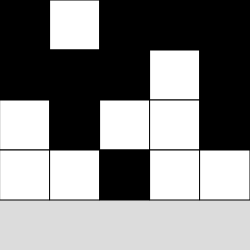
Frame 1 (no input)
Frame 60 (no input): identical to frame 1, image omitted
Frame 120 (the mouse pressed at the canvas centre since frame 60): identical to frame 1, image omitted

The p5.js sketch that drew this single still picture (run headless with seeded random() and noise() and a simulated clock; from frame 60 on, the mouse is pressed at the canvas centre):

// p5.js sketch
// ── sketch.js
// Project Title
// Your Name
// Date
//
// Extra for Experts:
// - describe what you did to take this project "above and beyond"

let squareSize = 50;
const NUM_ROWS =  4; const NUM_COLS = 5;

let grid =
[[0,    255, 0, 0, 0],
 [0,     0,   0,   255,   0], 
 [255,   0,  255,  255,  0], 
 [255, 255, 0, 255, 255]
];

let row,col;

function setup() {
  createCanvas(NUM_COLS * squareSize, NUM_COLS * squareSize);
}

function draw() {
  background(220);
  drawGrid();
  col = getCurrentX();
  row = getCurrentY(); print(col,row);
}

function getCurrentY(){
  let constrainY = constrain(mouseY,0,height-1);
}

function getCurrentX(){
  let constrainX = constrain(mouseX,0,width-1);
  print(mouseX/squareSize);
  return int (constrainX/squareSize);
}

function drawGrid(){
  for(let y = 0; y < NUM_ROWS; y++){
    for(let x = 0; x < NUM_COLS; x++){
      let fillValue = grid[y][x];
      fill(fillValue);
      square(x*squareSize, y*squareSize, squareSize);
    }
  }
}
